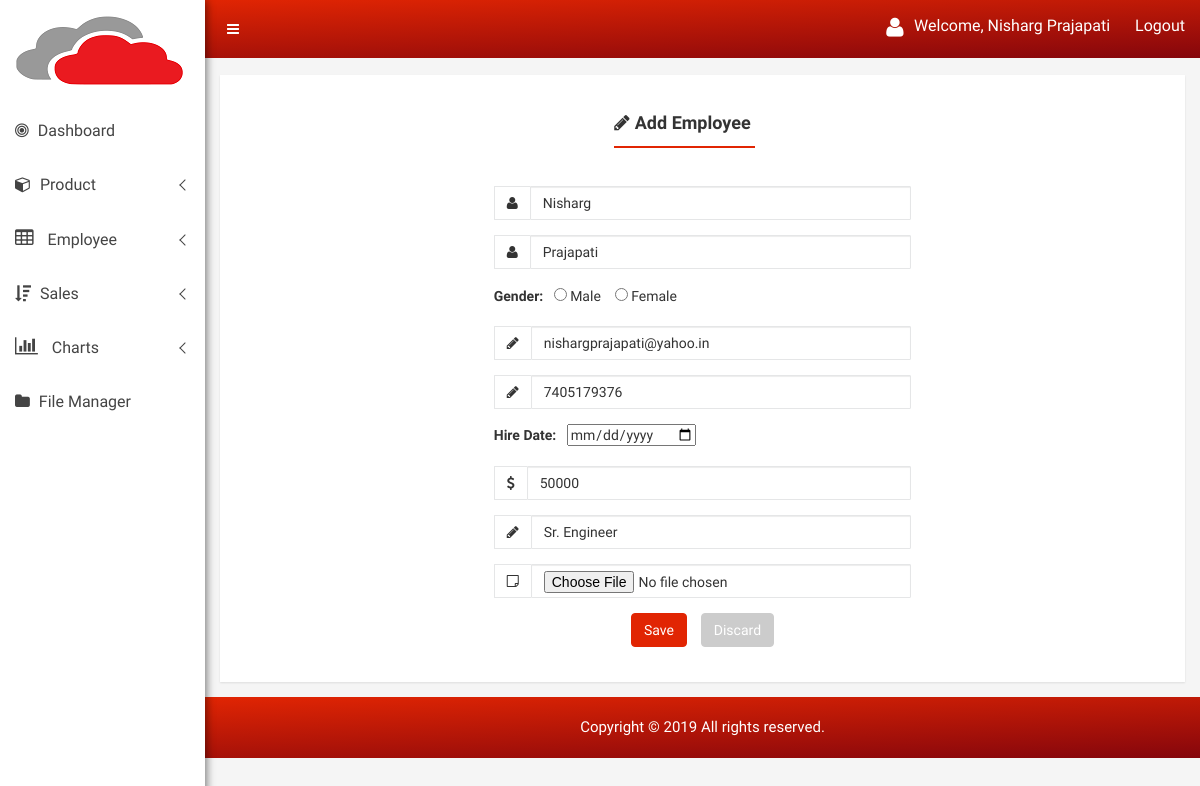
Page /employee-edit.php?id=1 (signed in) on the committed database.
### tables this page shows
CREATE TABLE `employee` (
  `emp_id` int(30) NOT NULL,
  `first_name` varchar(255) NOT NULL,
  `last_name` varchar(255) NOT NULL,
  `gender` enum('Male','Female') NOT NULL,
  `email_id` varchar(255) NOT NULL,
  `mobile_no` varchar(255) NOT NULL,
  `hire_date` varchar(255) NOT NULL,
  `salary` varchar(255) NOT NULL,
  `designation` varchar(255) NOT NULL,
  `image` varchar(255) NOT NULL
);

### employee-edit.php (the view, shortened to what this page needs)
<?php
include("include/header.php");
if(isset($_REQUEST['id']))
{
	$select=mysqli_query($con,"select * from employee where emp_id='$_REQUEST[id]'");
	$data=mysqli_fetch_array($select);
	$fname=$data['first_name'];
	$lname=$data['last_name'];
	$email=$data['email_id'];
	$mobile=$data['mobile_no'];
	$salary=$data['salary'];
	$designation=$data['designation'];
}
?>
<div class="single-product-tab-area mg-tb-15">
	<div class="single-pro-review-area">
		<div class="container-fluid">
			<div class="row">
				<center>
				<div class="col-lg-12 col-md-12 col-sm-12 col-xs-12">
					<div class="review-tab-pro-inner">
						<ul id="myTab3" class="tab-review-design">
							<li class="active"><a href="#description"><i class="fa fa-pencil" aria-hidden="true"></i>Add Employee</a></li>
						</ul>
						<div id="myTabContent" class="tab-content custom-product-edit">
							<form action="" method="post" enctype="multipart/form-data">
							<div class="product-tab-list tab-pane fade active in" id="description">
								<div class="row">
									<div class="col-lg-6 col-md-6 col-sm-6 col-xs-12" style="float:none;">
										<div class="review-content-section">
											<div class="input-group mg-b-pro-edt">
												<span class="input-group-addon"><i class="fa fa-user" aria-hidden="true"></i></span>
												<input type="text" class="form-control" placeholder="First Name" name="first_name" required="" value="<?php if(isset($fname)){ echo $fname; } ?>">
											</div>
											<div class="input-group mg-b-pro-edt">
												<span class="input-group-addon"><i class="fa fa-user" aria-hidden="true"></i></span>
												<input type="text" class="form-control" placeholder="Last Name" name="last_name" required="" value="<?php if(isset($lname)){ echo $lname; } ?>">
											</div>
											<div style="text-align:left;">
											<b>Gender:</b>&nbsp;&nbsp;
											<input type="radio" name="gender" value="Male"> Male &nbsp;&nbsp;
											<input type="radio" name="gender" value="Female"> Female
											</div><br/>
											<div class="input-group mg-b-pro-edt">
												<span class="input-group-addon"><i class="fa fa-pencil" aria-hidden="true"></i></span>
												<input type="email" class="form-control" placeholder="Email Id" name="email" required="" value="<?php if(isset($email)){ echo $email; } ?>">
											</div>
											<div class="input-group mg-b-pro-edt">
												<span class="input-group-addon"><i class="fa fa-pencil" aria-hidden="true"></i></span>
												<input type="text" class="form-control" placeholder="Mobile No." name="mobile" required="" value="<?php if(isset($mobile)){ echo $mobile; } ?>">
											</div>
											<div style="text-align:left;">
											<b>Hire Date:</b>&nbsp;&nbsp;
												<input type="date" name="hire_date"/>
											</div><br/>
											<div class="input-group mg-b-pro-edt">
												<span class="input-group-addon"><i class="fa fa-usd" aria-hidden="true"></i></span>
												<input type="text" class="form-control" placeholder="Salary" name="salary" required="" value="<?php if(isset($salary)){ echo $salary; } ?>">
											</div>
											<div class="input-group mg-b-pro-edt">
												<span class="input-group-addon"><i class="fa fa-pencil" aria-hidden="true"></i></span>
												<input type="text" class="form-control" placeholder="Designation" name="designation" required="" value="<?php if(isset($designation)){ echo $designation; } ?>">
											</div>
											<div class="input-group mg-b-pro-edt">
												<span class="input-group-addon"><i class="fa fa-sticky-note-o" aria-hidden="true"></i></span>
												<input type="file" class="form-control" name="image">
											</div>
										</div>
									</div>
								</div>
								<div class="row">
									<div class="col-lg-12 col-md-12 col-sm-12 col-xs-12">
										<div class="text-center mg-b-pro-edt custom-pro-edt-ds">
											<input type="submit" name="submit" class="btn btn-primary waves-effect waves-light m-r-10" value="Save" />&nbsp &nbsp
											<a href="employee-list.php" class="btn btn-warning waves-effect waves-light">Discard</a>
										</div>
									</div>
								</div>
							</div>
							</form>
						</div>
					</div>
				</div>
				</center>
			</div>
		</div>
	</div>
</div>
<?php include("include/footer.php"); ?>

### css/main.css (style rules this page uses)
html { color: #222; font-size: 1em; line-height: 1.4; }

### rows in the picture
employee: first_name "Nisharg", last_name "Prajapati", email "nishargprajapati@yahoo.in", mobile "7405179376", salary "50000", designation "Sr. Engineer"

### other values in the picture
$_SESSION['name'] "Nisharg Prajapati"
